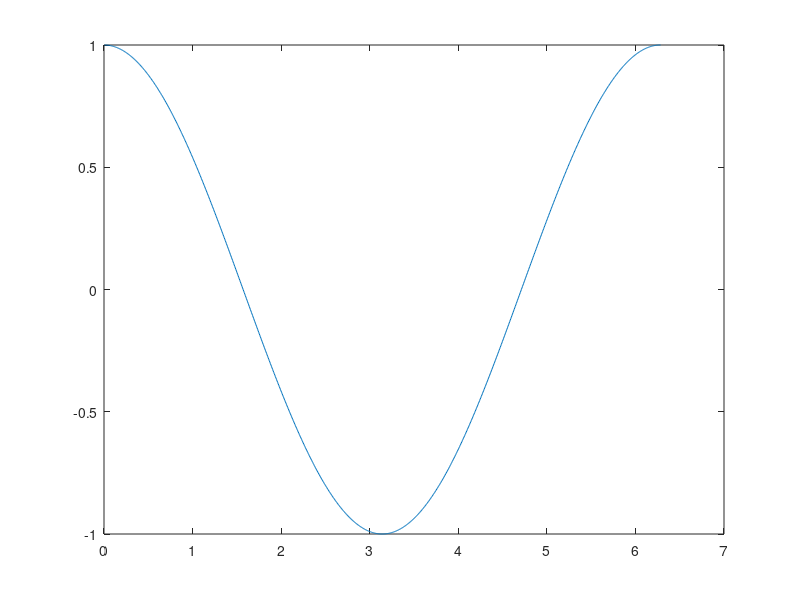
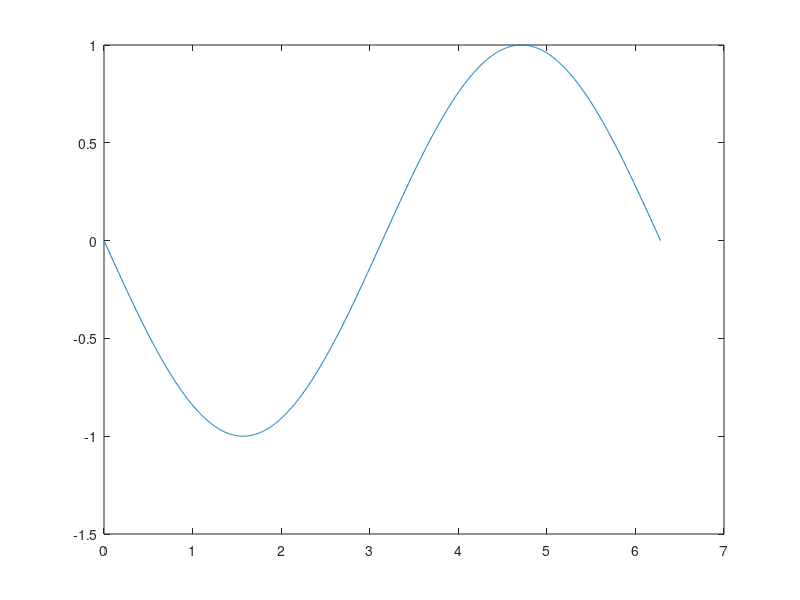
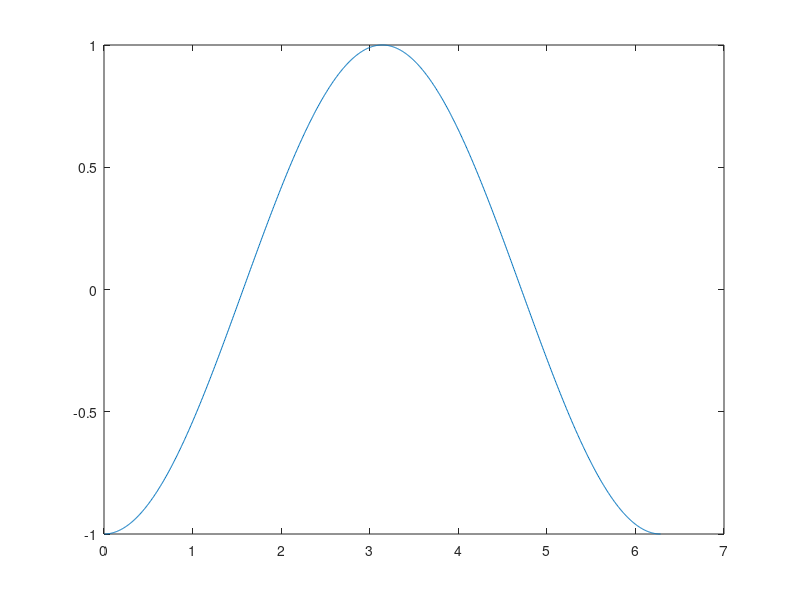
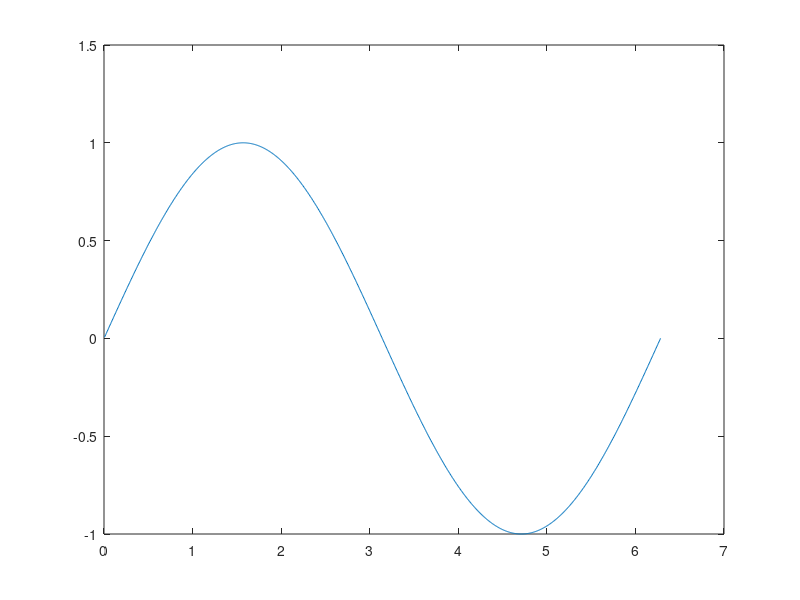

These charts were generated, in order, by the following MATLAB code:

xN = 1000;
xL = 2*pi;
xS = xL/xN;

x = linspace(xS,xL,xN);

y = cos(x);


figure();
plot(x,y)

for j = 1:4
    yF = fft(y);
    
    k = fftshift([0,1-length(yF)/2:length(yF)/2-1]);
    dyF = (1i*k).^j.*yF;
    
    dy = ifft(dyF);
    
    figure();
    plot(x,dy)
end



